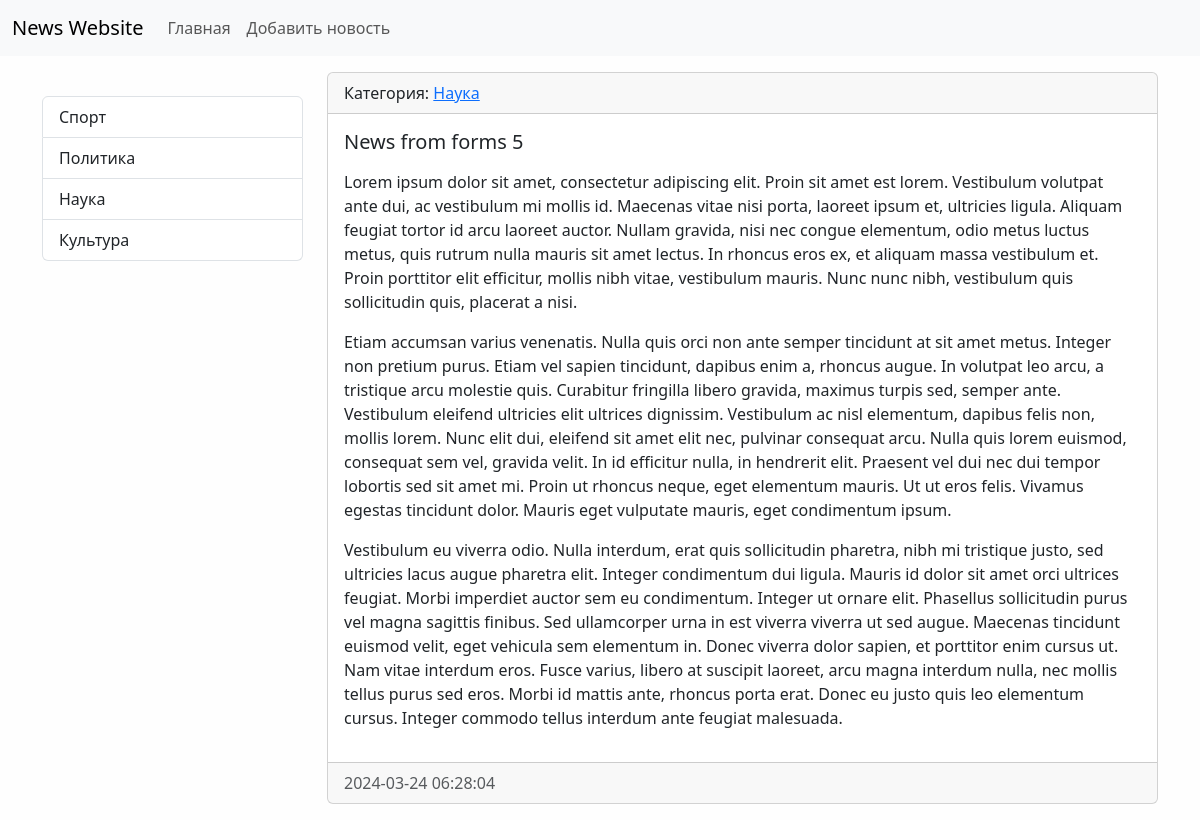
/news/12/, run on the app's committed database.
### news/models.py (models this page shows, shortened)
class Category(models.Model):
    title = models.CharField(max_length=150, db_index=True, verbose_name='Наименование категории')
    def get_absolute_url(self):
        return reverse('category', kwargs={'category_id': self.pk})
    class Meta:
        verbose_name = 'Категория'
        verbose_name_plural = 'Категории'
        ordering = ['-title']

class News(models.Model):
    title = models.CharField(max_length = 150, verbose_name='Наименование')
    content = models.TextField(blank = True, verbose_name='Контент')
    created_at = models.DateTimeField(auto_now_add = True, verbose_name='Дата публикации')
    updated_at = models.DateTimeField(auto_now = True, verbose_name='Обновлено')
    is_published = models.BooleanField(default=True, verbose_name='Опубликовано')
    category = models.ForeignKey('Category', on_delete=models.PROTECT, verbose_name='Категория')
    class Meta:
        verbose_name = 'Новость'
        verbose_name_plural = 'Новости'
        ordering = ['-created_at']

### news/views.py (the view)
# urls.py: path('news/<int:pk>/', ViewNews.as_view(), name='view_news'),
class ViewNews(DetailView):
    model = News
    context_object_name = 'news_item'

### news/templatetags/news_tags.py (called while the page is built)
@register.inclusion_tag('news/list_categories.html')
def show_categories(arg1='Hello', arg2='world'):
    categories = Category.objects.all()
    return {'categories': categories}

### news/templates/news/news_detail.html (shortened to what this page needs)
{% extends 'base.html'%}
{% block sidebar %}
  {% include 'inc/_sidebar.html'%}
{% endblock %}
{% block content %}
  <div class="card mb-3">
    <div class="card-header">
      Категория:
      <a href="{{news_item.category.get_absolute_url}}">{{news_item.category.title}}</a>
    </div>
    <div class="card-body">
      <h5 class="card-title">{{news_item.title}}</h5>
      <p class="card-text">{{news_item.content|linebreaks}}</p>
    </div>
    <div class="card-footer text-body-secondary">
      {{news_item.created_at|date:'Y-m-d H:i:s'}}
    </div>
  </div>
{% endblock %}

### news/templates/news/list_categories.html
<div class="list-group">
    {%for item in categories%}
    <a
      href="{{item.get_absolute_url}}"
      class="list-group-item list-group-item-action"
      >{{item.title}}</a
    >
    {%endfor%}
  </div>

### mysite/static/css/style.css (style rules this page uses)
body { background-color: #fefefe; }

### data on the page
Category: title "Спорт"
Category: title "Политика"
Category: title "Наука"
Category: title "Культура"
News: category "Наука", title "News from forms 5", content "Lorem ipsum dolor sit amet, consectetur adipiscing elit. Proin sit amet est lorem. Vestibulum volutpat ante dui, ac vestibulum mi mollis id. Maecenas vitae nisi porta, laoreet ipsum et, ultricies ligula. Aliquam feugiat tortor id arcu laoreet auctor. Nullam gravida, nisi nec congue elementum, odio metus luctus metus, quis rutrum nulla mauris sit amet lectus. In rhoncus eros ex, et aliquam massa vestibulum et. Proin porttitor elit efficitur, mollis nibh vitae, vestibulum mauris. Nunc nunc nibh, vestibulum quis sollicitudin quis, placerat a nisi. Etiam accumsan varius venenatis. Nulla quis orci non ante semper tincidunt at sit amet metus. Integer non pretium purus. Etiam vel sapien tincidunt,…", created_at "2024-03-24 06:28:04"
